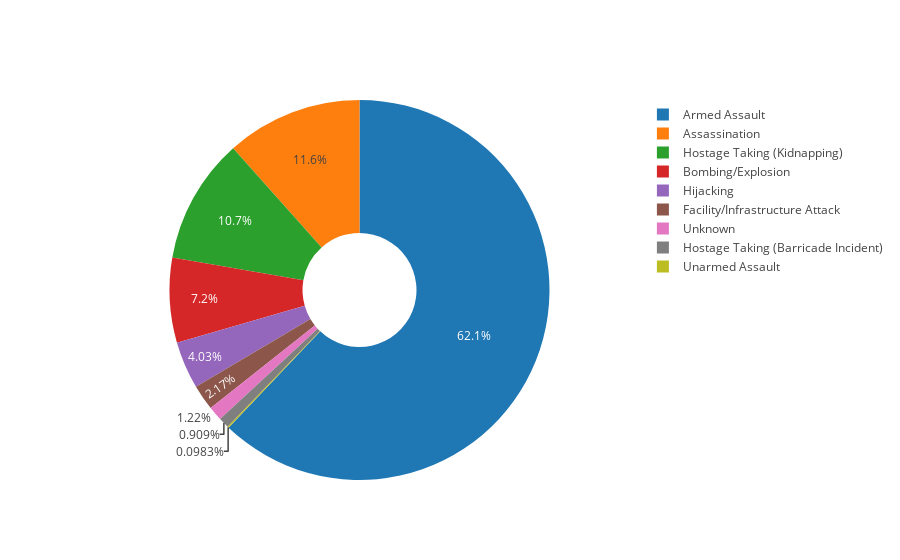

This figure's notebook cell:
### Code cell
#plotting the Attack Type
labels = AttackType.columns.tolist()
attack=AttackType.T
values=attack.values.tolist()
values = sum(values,[])
attack_type = list(dataset['AttackType'].unique())
fig = go.Figure(data=[go.Pie(labels = attack_type,values=values,hole=.3)])
fig.update_layout(template = 'gridon')
fig.show()

### Figure 1 — Plotly figure (JSON) as saved in the notebook; plotly's stock layout.template omitted (floating-point values rounded to 4 significant figures)
{"data": [{"hole": 0.3, "labels": ["Assassination", "Hostage Taking (Kidnapping)", "Armed Assault", "Bombing/Explosion", "Facility/Infrastructure Attack", "Hijacking", "Unknown", "Unarmed Assault", "Hostage Taking (Barricade Incident)"], "values": [943, 870, 5055, 586, 177, 328, 99, 8, 74, "Armed Assault", "Assassination", "Bombing/Explosion", "Facility/Infrastructure Attack", "Hijacking", "Hostage Taking (Barricade Incident)", "Hostage Taking (Kidnapping)", "Unarmed Assault", "Unknown"], "type": "pie"}], "layout": {}}
